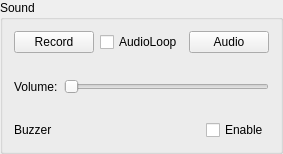
       <widget class="QGroupBox" name="groupBox_sound">
        <property name="styleSheet">
         <string notr="true"/>
        </property>
        <property name="title">
         <string>Sound</string>
        </property>
        <layout class="QVBoxLayout" name="verticalLayout">
         <item>
          <layout class="QHBoxLayout" name="horizontalLayout_2">
           <item>
            <widget class="QPushButton" name="pushButton_record">
             <property name="sizePolicy">
              <sizepolicy hsizetype="Minimum" vsizetype="Preferred">
               <horstretch>0</horstretch>
               <verstretch>0</verstretch>
              </sizepolicy>
             </property>
             <property name="text">
              <string>Record</string>
             </property>
            </widget>
           </item>
           <item>
            <widget class="QCheckBox" name="checkBox_audioloop">
             <property name="text">
              <string>AudioLoop</string>
             </property>
            </widget>
           </item>
           <item>
            <widget class="QPushButton" name="pushButton_audio">
             <property name="sizePolicy">
              <sizepolicy hsizetype="Minimum" vsizetype="Preferred">
               <horstretch>0</horstretch>
               <verstretch>0</verstretch>
              </sizepolicy>
             </property>
             <property name="text">
              <string>Audio</string>
             </property>
            </widget>
           </item>
          </layout>
         </item>
         <item>
          <spacer name="horizontalSpacer_sound_1">
           <property name="orientation">
            <enum>Qt::Horizontal</enum>
           </property>
           <property name="sizeHint" stdset="0">
            <size>
             <width>40</width>
             <height>20</height>
            </size>
           </property>
          </spacer>
         </item>
         <item>
          <layout class="QHBoxLayout" name="horizontalLayout_sound_1">
           <item>
            <widget class="QLabel" name="label_audio_volume">
             <property name="text">
              <string>Volume:</string>
             </property>
            </widget>
           </item>
           <item>
            <widget class="QSlider" name="horizontalSlider_audio_volume">
             <property name="sizePolicy">
              <sizepolicy hsizetype="Expanding" vsizetype="Preferred">
               <horstretch>0</horstretch>
               <verstretch>0</verstretch>
              </sizepolicy>
             </property>
             <property name="orientation">
              <enum>Qt::Horizontal</enum>
             </property>
            </widget>
           </item>
          </layout>
         </item>
         <item>
          <spacer name="horizontalSpacer_sound_2">
           <property name="orientation">
            <enum>Qt::Horizontal</enum>
           </property>
           <property name="sizeHint" stdset="0">
            <size>
             <width>40</width>
             <height>20</height>
            </size>
           </property>
          </spacer>
         </item>
         <item>
          <layout class="QHBoxLayout" name="horizontalLayout_sound_2">
           <item>
            <widget class="QLabel" name="label_buzzer">
             <property name="text">
              <string>Buzzer</string>
             </property>
            </widget>
           </item>
           <item>
            <spacer name="horizontalSpacer_sound_3">
             <property name="orientation">
              <enum>Qt::Horizontal</enum>
             </property>
             <property name="sizeHint" stdset="0">
              <size>
               <width>40</width>
               <height>20</height>
              </size>
             </property>
            </spacer>
           </item>
           <item>
            <widget class="QCheckBox" name="checkBox_buzzer">
             <property name="sizePolicy">
              <sizepolicy hsizetype="Minimum" vsizetype="Preferred">
               <horstretch>0</horstretch>
               <verstretch>0</verstretch>
              </sizepolicy>
             </property>
             <property name="text">
              <string>Enable</string>
             </property>
            </widget>
           </item>
          </layout>
         </item>
        </layout>
       </widget>
